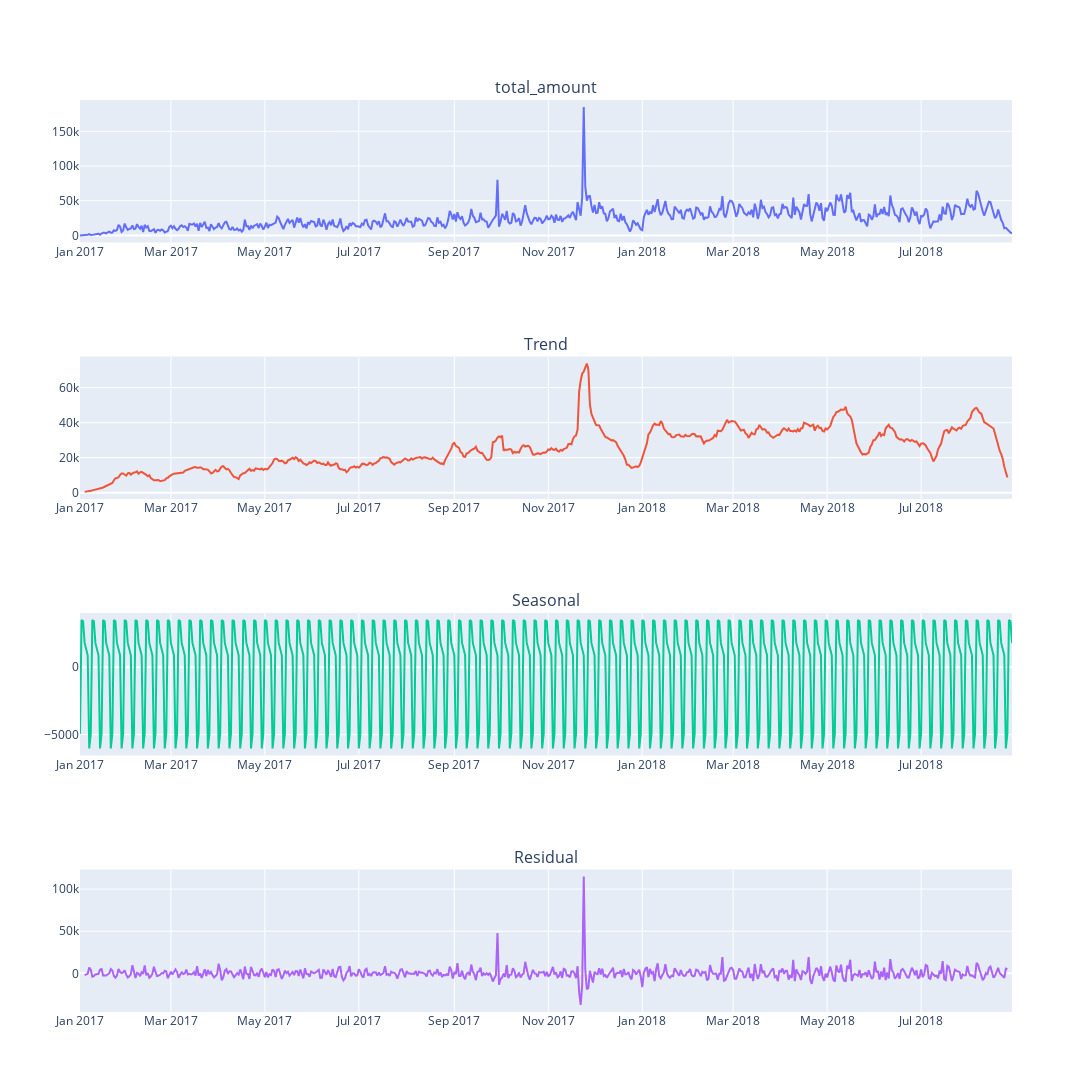

The notebook cell this image was saved under:
### Code cell
#plotting the decomposed time series
cols_plot = ['total_amount', 'Trend', 'Seasonal', 'Residual']
fig = make_subplots(rows=4, cols=1, subplot_titles=cols_plot)

for i, cols_plot in enumerate(cols_plot):
    fig.add_trace(go.Scatter(x=daily_df.index, y=daily_df[cols_plot], name=cols_plot), row=i+1, col=1)

fig.update_layout(height=1200, width=1600, showlegend=False)
fig.show()

### Figure 1 — Plotly figure (JSON) as saved in the notebook; plotly's stock layout.template omitted (floating-point values rounded to 4 significant figures; data arrays with more than 128 entries replaced by an {"elided": "..."} marker saying what was removed)
{"data": [{"name": "total_amount", "type": "scatter", "x": {"elided": "606 str values"}, "xaxis": "x", "y": {"elided": "606 float values"}, "yaxis": "y"}, {"name": "Trend", "type": "scatter", "x": {"elided": "606 str values"}, "xaxis": "x2", "y": {"elided": "606 float values"}, "yaxis": "y2"}, {"name": "Seasonal", "type": "scatter", "x": {"elided": "606 str values"}, "xaxis": "x3", "y": {"elided": "606 float values"}, "yaxis": "y3"}, {"name": "Residual", "type": "scatter", "x": {"elided": "606 str values"}, "xaxis": "x4", "y": {"elided": "606 float values"}, "yaxis": "y4"}], "layout": {"annotations": [{"font": {"size": 16}, "showarrow": false, "text": "total_amount", "x": 0.5, "xanchor": "center", "xref": "paper", "y": 1, "yanchor": "bottom", "yref": "paper"}, {"font": {"size": 16}, "showarrow": false, "text": "Trend", "x": 0.5, "xanchor": "center", "xref": "paper", "y": 0.7188, "yanchor": "bottom", "yref": "paper"}, {"font": {"size": 16}, "showarrow": false, "text": "Seasonal", "x": 0.5, "xanchor": "center", "xref": "paper", "y": 0.4375, "yanchor": "bottom", "yref": "paper"}, {"font": {"size": 16}, "showarrow": false, "text": "Residual", "x": 0.5, "xanchor": "center", "xref": "paper", "y": 0.1562, "yanchor": "bottom", "yref": "paper"}], "height": 1200, "showlegend": false, "width": 1600, "xaxis": {"anchor": "y", "domain": [0, 1]}, "xaxis2": {"anchor": "y2", "domain": [0, 1]}, "xaxis3": {"anchor": "y3", "domain": [0, 1]}, "xaxis4": {"anchor": "y4", "domain": [0, 1]}, "yaxis": {"anchor": "x", "domain": [0.8438, 1]}, "yaxis2": {"anchor": "x2", "domain": [0.5625, 0.7188]}, "yaxis3": {"anchor": "x3", "domain": [0.2812, 0.4375]}, "yaxis4": {"anchor": "x4", "domain": [0, 0.1562]}}}
